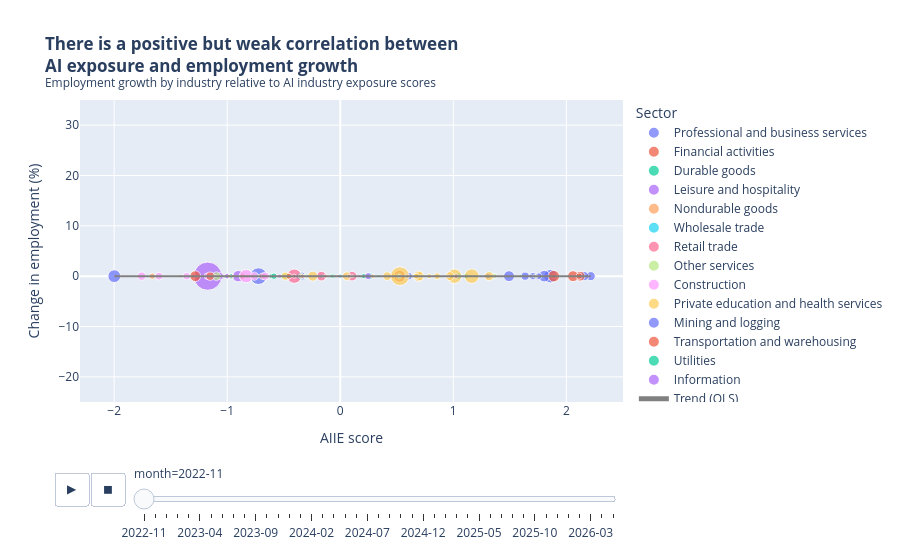

This figure's notebook cell:
### Code cell
baseline = (
    df.query(f"date == @T_0") # @ used to bring variable into query string
    [["industry_name", "employment", "ai_exposure", "sector"]]
    .rename(columns={"employment": "emp_start"})
    )

plot_df = (
    pd.merge(
        left=df.query("@T_0 <= date <= @t_end"), 
        right=baseline, 
        on=["industry_name", "sector", "ai_exposure"], 
        how="inner")
        .assign(
            # Cumulative employment change from ChatGPT launch
            emp_growth_pct=lambda x:
            (x.employment - x.emp_start) / x.emp_start *100,
            month=lambda x: x.date.dt.strftime("%Y-%m")
            )
        .sort_values(["date", "industry_name"])
        .reset_index()
)

fig = px.scatter(
    plot_df,
    x="ai_exposure",
    y="emp_growth_pct",
    color="sector",
    size="emp_start",
    opacity=0.7,
    hover_name="industry_name",
    hover_data={
        "sector": False,      
        "emp_start": False,
        "ai_exposure": ":.2f",
        "emp_growth_pct": ":.1f",
    },
    labels={
        "ai_exposure": "AIIE score",
        "emp_growth_pct": "Change in employment (%)",
        "sector": "Sector",
    },
    animation_frame="month",
    animation_group="industry_name",
    range_y=[-25, 35],
    title=(
        "<b>There is a positive but weak correlation between"
        "<br>AI exposure and employment growth</b>"
        "<br><sup>Employment growth by industry relative to AI industry exposure scores</sup>"

    ),
)

# Standalone trendline for whole sample
fig_ols = px.scatter(
    plot_df,
    x="ai_exposure",
    y="emp_growth_pct",
    animation_frame="month",
    trendline="ols",
    trendline_color_override="grey"
)

def get_line(traces):
    """px gives trendlines mode='lines'; the scatter points are 'markers'."""
    line = next(t for t in traces if t.mode == "lines")
    line.update(name="Trend (OLS)", showlegend=True, legendgroup="ols")
    return line

# Line for the frame shown before Play is pressed
fig.add_traces(get_line(fig_ols.data))

# Same line appended to every frame
ols_by_frame = {f.name: get_line(f.data) for f in fig_ols.frames}

for frame in fig.frames:
    frame.data = frame.data + (ols_by_frame[frame.name],)
    frame.traces = list(range(len(frame.data)))

fig.show()

fig_path = "../docs/assets/emp_growth_ai_anim.html"
fig.write_html(fig_path)
print(f"Saved figure to {fig_path}")
